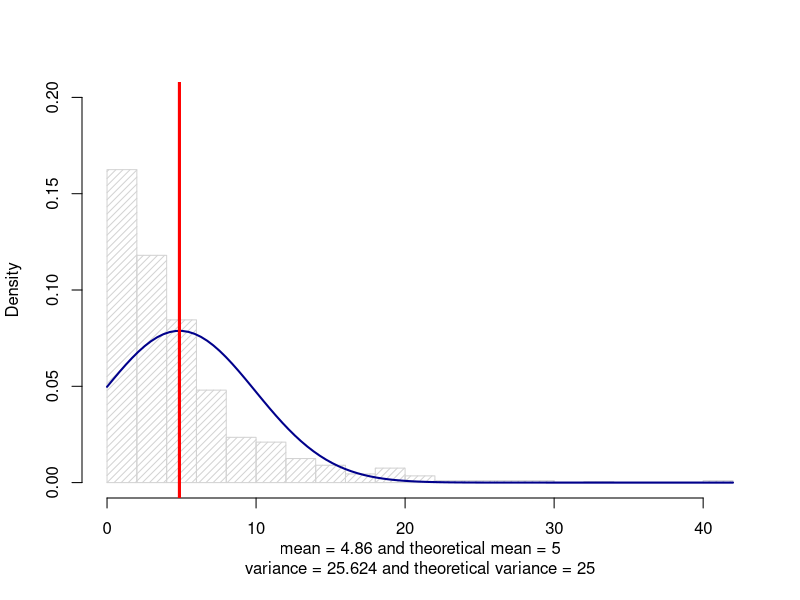
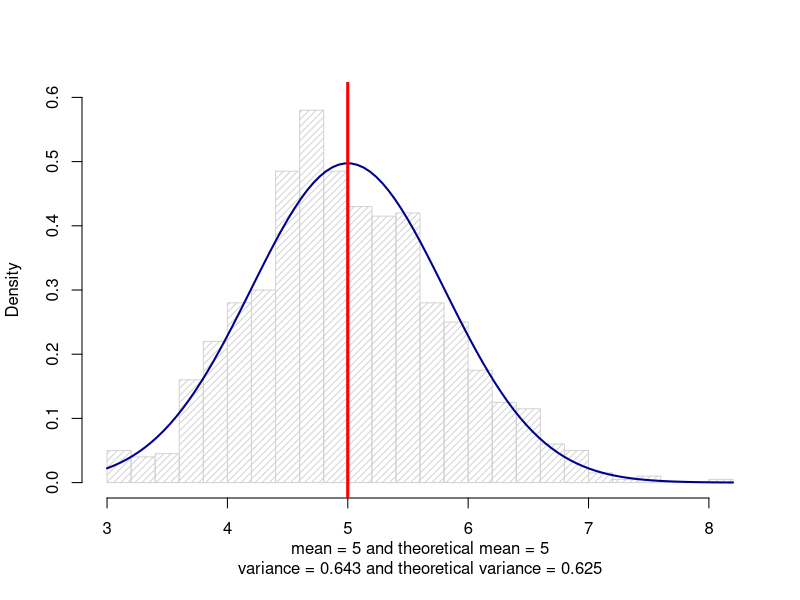

These charts were generated, in order, by the following R code:
## ---- chunk 1
set.seed(100)
sim3 <- data.frame(x = rexp(1000, 0.2))
m3=mean(sim3$x); sd3=sd(sim3$x)
hist(sim3$x, density=20, breaks=20, prob=TRUE, xlab=paste0("mean = ", round(m3,2), 
   " and theoretical mean = 5", "\nvariance = ", round(sd3^2,3), 
   " and theoretical variance = 25"), ylim=c(0, 0.2),main="")
curve(dnorm(x, mean=m3, sd=sd3), col="darkblue", lwd=2, add=TRUE, yaxt="n")
abline(v=m3,col="red", lwd=3)
## ---- chunk 2
set.seed(100); 
sim2 <- data.frame(x = sapply(1:1000, function(x) {mean(rexp(40, 0.2))}))
m2 <- mean(sim2$x); sd2 <- sd(sim2$x)
hist(sim2$x, density=20, breaks=20, prob=TRUE, xlab=paste0("mean = ", round(m2,3),
   " and theoretical mean = 5", "\nvariance = ", round(sd2^2,3), 
   " and theoretical variance = ", round(25/40,3)), ylim=c(0, .6), main="")
curve(dnorm(x, mean=m2, sd=sd2), col="darkblue", lwd=2, add=TRUE, yaxt="n")
abline(v=m2,col="red", lwd=3)
